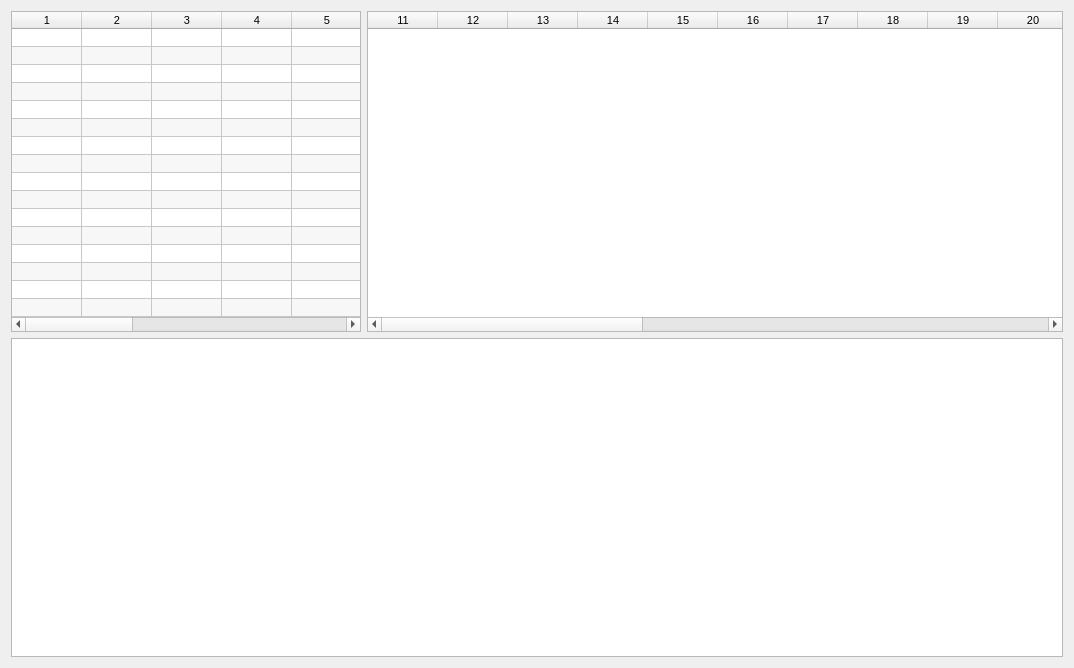
<?xml version="1.0" encoding="UTF-8"?>
<ui version="4.0">
 <class>GraphicsWidget</class>
 <widget class="QWidget" name="GraphicsWidget">
  <property name="windowModality">
   <enum>Qt::NonModal</enum>
  </property>
  <property name="geometry">
   <rect>
    <x>0</x>
    <y>0</y>
    <width>1074</width>
    <height>668</height>
   </rect>
  </property>
  <property name="windowTitle">
   <string>Form</string>
  </property>
  <layout class="QGridLayout" name="gridLayout">
   <property name="sizeConstraint">
    <enum>QLayout::SetNoConstraint</enum>
   </property>
   <item row="1" column="0" colspan="2">
    <widget class="GraphicsView" name="graphicsView"/>
   </item>
   <item row="0" column="0">
    <widget class="QTableWidget" name="anchorTable">
     <property name="sizePolicy">
      <sizepolicy hsizetype="Minimum" vsizetype="Minimum">
       <horstretch>0</horstretch>
       <verstretch>0</verstretch>
      </sizepolicy>
     </property>
     <property name="minimumSize">
      <size>
       <width>0</width>
       <height>10</height>
      </size>
     </property>
     <property name="maximumSize">
      <size>
       <width>350</width>
       <height>16777215</height>
      </size>
     </property>
     <property name="font">
      <font>
       <pointsize>8</pointsize>
      </font>
     </property>
     <property name="layoutDirection">
      <enum>Qt::LeftToRight</enum>
     </property>
     <property name="sizeAdjustPolicy">
      <enum>QAbstractScrollArea::AdjustToContents</enum>
     </property>
     <property name="alternatingRowColors">
      <bool>true</bool>
     </property>
     <property name="rowCount">
      <number>16</number>
     </property>
     <property name="columnCount">
      <number>12</number>
     </property>
     <attribute name="horizontalHeaderDefaultSectionSize">
      <number>70</number>
     </attribute>
     <attribute name="horizontalHeaderMinimumSectionSize">
      <number>70</number>
     </attribute>
     <attribute name="horizontalHeaderStretchLastSection">
      <bool>false</bool>
     </attribute>
     <attribute name="verticalHeaderVisible">
      <bool>false</bool>
     </attribute>
     <attribute name="verticalHeaderDefaultSectionSize">
      <number>18</number>
     </attribute>
     <attribute name="verticalHeaderHighlightSections">
      <bool>true</bool>
     </attribute>
     <attribute name="verticalHeaderMinimumSectionSize">
      <number>18</number>
     </attribute>
     <row/>
     <row/>
     <row/>
     <row/>
     <row/>
     <row/>
     <row/>
     <row/>
     <row/>
     <row/>
     <row/>
     <row/>
     <row/>
     <row/>
     <row/>
     <row/>
     <column/>
     <column/>
     <column/>
     <column/>
     <column/>
     <column/>
     <column/>
     <column/>
     <column/>
     <column/>
     <column/>
     <column/>
    </widget>
   </item>
   <item row="0" column="1">
    <widget class="QTableWidget" name="tagTable">
     <property name="sizePolicy">
      <sizepolicy hsizetype="Minimum" vsizetype="Minimum">
       <horstretch>0</horstretch>
       <verstretch>0</verstretch>
      </sizepolicy>
     </property>
     <property name="minimumSize">
      <size>
       <width>0</width>
       <height>71</height>
      </size>
     </property>
     <property name="maximumSize">
      <size>
       <width>700</width>
       <height>16777215</height>
      </size>
     </property>
     <property name="font">
      <font>
       <pointsize>8</pointsize>
      </font>
     </property>
     <property name="sizeAdjustPolicy">
      <enum>QAbstractScrollArea::AdjustToContents</enum>
     </property>
     <property name="alternatingRowColors">
      <bool>true</bool>
     </property>
     <property name="rowCount">
      <number>0</number>
     </property>
     <property name="columnCount">
      <number>23</number>
     </property>
     <attribute name="horizontalHeaderDefaultSectionSize">
      <number>70</number>
     </attribute>
     <attribute name="horizontalHeaderMinimumSectionSize">
      <number>70</number>
     </attribute>
     <attribute name="horizontalHeaderStretchLastSection">
      <bool>false</bool>
     </attribute>
     <attribute name="verticalHeaderDefaultSectionSize">
      <number>18</number>
     </attribute>
     <attribute name="verticalHeaderMinimumSectionSize">
      <number>18</number>
     </attribute>
     <column>
      <property name="text">
       <string>11</string>
      </property>
     </column>
     <column>
      <property name="text">
       <string>12</string>
      </property>
     </column>
     <column>
      <property name="text">
       <string>13</string>
      </property>
     </column>
     <column>
      <property name="text">
       <string>14</string>
      </property>
     </column>
     <column>
      <property name="text">
       <string>15</string>
      </property>
     </column>
     <column>
      <property name="text">
       <string>16</string>
      </property>
     </column>
     <column>
      <property name="text">
       <string>17</string>
      </property>
     </column>
     <column>
      <property name="text">
       <string>18</string>
      </property>
     </column>
     <column>
      <property name="text">
       <string>19</string>
      </property>
     </column>
     <column>
      <property name="text">
       <string>20</string>
      </property>
     </column>
     <column/>
     <column/>
     <column/>
     <column/>
     <column/>
     <column/>
     <column/>
     <column/>
     <column/>
     <column/>
     <column/>
     <column/>
     <column/>
    </widget>
   </item>
  </layout>
 </widget>
 <customwidgets>
  <customwidget>
   <class>GraphicsView</class>
   <extends>QGraphicsView</extends>
   <header>GraphicsView.h</header>
  </customwidget>
 </customwidgets>
 <resources/>
 <connections/>
</ui>
